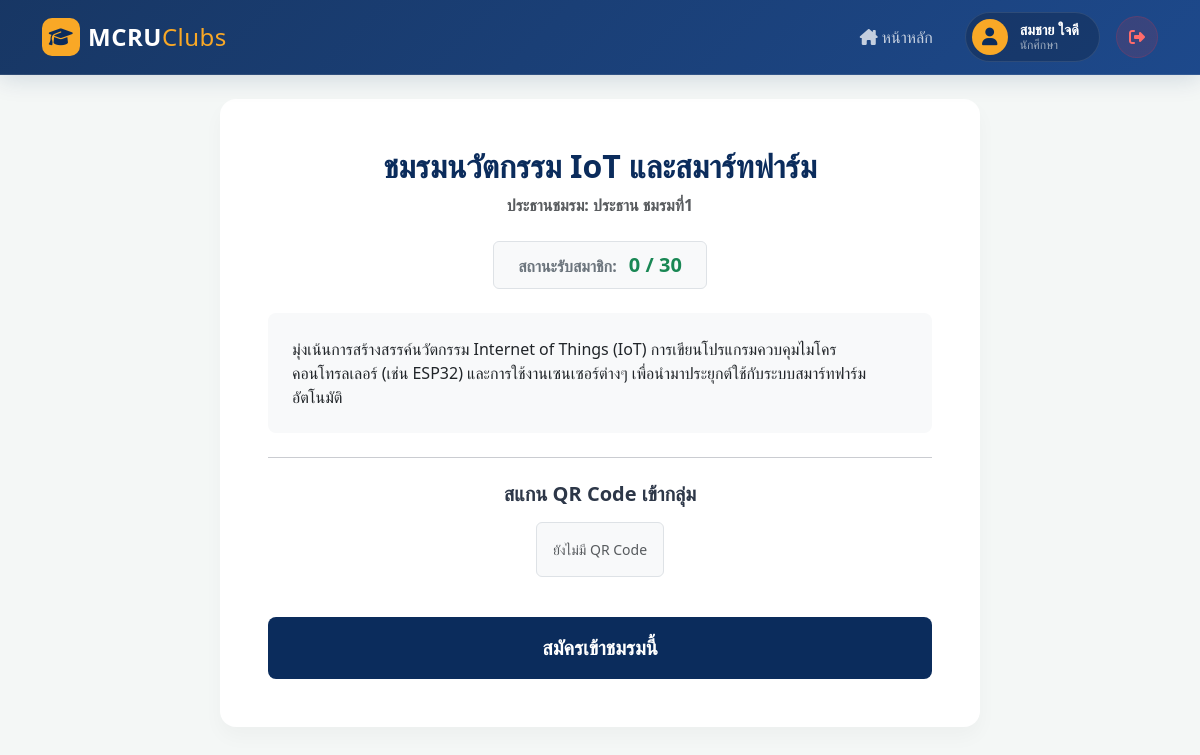
Page /club_detail.php?id=1 (signed in) on the committed database.
### tables this page shows
CREATE TABLE `clubs`  (
  `id` int NOT NULL AUTO_INCREMENT COMMENT 'รหัสอ้างอิงชมรม (Primary Key)',
  `club_name` varchar(100) NOT NULL COMMENT 'ชื่อชมรม',
  `description` text NULL COMMENT 'รายละเอียด/คำอธิบายชมรม',
  `club_logo` varchar(255) NULL DEFAULT NULL COMMENT 'path หรือ URL รูปโลโก้ชมรม',
  `qr_code` varchar(255) NULL DEFAULT NULL COMMENT 'path หรือ URL QR code สำหรับสมัครเข้าชมรม',
  `max_members` int NULL DEFAULT 50 COMMENT 'จำนวนสมาชิกสูงสุดที่รับได้',
  `president_id` int NULL DEFAULT NULL COMMENT 'FK อ้างถึง users.id ผู้เป็นประธานชมรมนี้ (NULL ถ้ายังไม่มีประธาน)',
  PRIMARY KEY (`id`) USING BTREE,
  INDEX `president_id`(`president_id` ASC) USING BTREE,
  CONSTRAINT `clubs_ibfk_1` FOREIGN KEY (`president_id`) REFERENCES `users` (`id`) ON DELETE SET NULL ON UPDATE RESTRICT
);

CREATE TABLE `users`  (
  `id` int NOT NULL AUTO_INCREMENT COMMENT 'รหัสอ้างอิงผู้ใช้ (Primary Key)',
  `student_id` varchar(20) NOT NULL COMMENT 'รหัสนักศึกษา ใช้เป็น username สำหรับ login (unique)',
  `email` varchar(100) NULL DEFAULT NULL COMMENT 'อีเมลผู้ใช้งาน',
  `password` varchar(255) NOT NULL COMMENT 'รหัสผ่าน (ปัจจุบันเป็น plain text - ควร hash ก่อนใช้งานจริง)',
  `name` varchar(100) NOT NULL COMMENT 'ชื่อ-นามสกุล',
  `faculty` varchar(100) NULL DEFAULT NULL COMMENT 'คณะที่สังกัด',
  `major` varchar(100) NULL DEFAULT NULL COMMENT 'สาขาวิชา',
  `phone` varchar(20) NULL DEFAULT NULL COMMENT 'เบอร์โทรศัพท์ติดต่อ',
  `role` enum('student','president','admin') NULL DEFAULT 'student' COMMENT 'บทบาทผู้ใช้งานในระบบ',
  PRIMARY KEY (`id`) USING BTREE,
  UNIQUE INDEX `student_id`(`student_id` ASC) USING BTREE
);

### club_detail.php (the view, shortened to what this page needs)
<?php
session_start(); require 'db.php';
$club_id = isset($_GET['id']) ? intval($_GET['id']) : 0;
$stmt = $conn->prepare("SELECT c.*, u.name as pres_name, (SELECT COUNT(*) FROM applications WHERE club_id = c.id AND status='approved') as current_members FROM clubs c LEFT JOIN users u ON c.president_id = u.id WHERE c.id = ?");
$stmt->bind_param("i", $club_id); $stmt->execute(); $club = $stmt->get_result()->fetch_assoc();
$app_status = null;
$is_full = ($club['current_members'] >= $club['max_members']);
?>
<!DOCTYPE html><html lang="th"><head><meta charset="UTF-8"><title><?= htmlspecialchars($club['club_name']) ?></title>
<link href="https://cdn.jsdelivr.net/npm/bootstrap@5.3.0/dist/css/bootstrap.min.css" rel="stylesheet">
<script src="https://cdn.jsdelivr.net/npm/bootstrap@5.3.0/dist/js/bootstrap.bundle.min.js"></script><link rel="stylesheet" href="style.css"></head><body>
<?php include 'navbar.php'; ?>
<div class="container pb-5 mt-4"><div class="row justify-content-center"><div class="col-md-8 text-center card-custom p-5">
    <h2 class="text-primary-custom fw-bold mb-2"><?= htmlspecialchars($club['club_name']) ?></h2>
    <p class="text-muted fw-bold mb-4">ประธานชมรม: <?= $club['pres_name'] ? htmlspecialchars($club['pres_name']) : '<span class="text-danger">ยังไม่ระบุ</span>' ?></p>
    <div class="d-flex justify-content-center mb-4"><div class="border rounded px-4 py-2 bg-light"><span class="text-secondary fw-bold">สถานะรับสมาชิก: </span><span class="<?= $is_full ? 'text-danger' : 'text-success' ?> fs-5 fw-bold ms-2"><?= $club['current_members'] ?> / <?= $club['max_members'] ?></span></div></div>
    <p class="text-dark mb-4 text-start bg-light p-4 rounded-3"><?= nl2br(htmlspecialchars($club['description'])) ?></p>
    <hr class="my-4"><h5 class="fw-bold mb-3">สแกน QR Code เข้ากลุ่ม</h5>
    <?php if (!empty($club['qr_code']) && file_exists($club['qr_code'])): ?><img src="<?= htmlspecialchars($club['qr_code']) ?>" class="img-fluid mb-4 border rounded p-2" style="max-width: 200px;"><?php else: ?><p class="text-muted small border p-3 bg-light rounded d-inline-block">ยังไม่มี QR Code</p><?php endif; ?>
    <div class="mt-4">
        <?php if ($_SESSION['role'] === 'student'): ?>
            <?php if ($app_status === null): ?>
                <?php if ($is_full): ?><div class="alert alert-danger py-3 fw-bold rounded-3">❌ ชมรมนี้สมาชิกเต็มแล้ว ไม่สามารถสมัครได้</div>
                <?php else: ?><form action="apply.php" method="POST"><input type="hidden" name="club_id" value="<?= $club['id'] ?>"><button type="submit" class="btn-primary-custom w-100 py-3 fs-5">สมัครเข้าชมรมนี้</button></form><?php endif; ?>
            <?php elseif ($app_status === 'pending'): ?><div class="alert alert-warning py-3 fw-bold rounded-3">⏳ คุณได้ส่งคำขอแล้ว รอการอนุมัติ</div>
            <?php elseif ($app_status === 'approved'): ?><div class="alert alert-success py-3 fw-bold rounded-3">✅ คุณเป็นสมาชิกชมรมนี้แล้ว</div>
            <?php else: ?><div class="alert alert-danger py-3 fw-bold rounded-3">❌ คำขอสมัครถูกปฏิเสธ</div><?php endif; ?>
        <?php else: ?><div class="alert alert-info py-2 rounded-3 small">สิทธิ์ผู้ดูแล/ประธาน ไม่สามารถสมัครชมรมได้</div><?php endif; ?>
    </div>
</div></div></div></body></html>

### style.css (style rules this page uses)
:root { --primary-blue: #0b2c5c; --primary-hover: #071d3d; --accent-gold: #f9a826; --bg-light: #f4f7f6; --text-dark: #2d3748; }
body { background-color: var(--bg-light); font-family: "Segoe UI", Tahoma, Geneva, Verdana, sans-serif; color: var(--text-dark); }
.btn-primary-custom { background-color: var(--primary-blue); color: #ffffff; border: none; border-radius: 8px; padding: 10px 20px; font-weight: 600; transition: 0.3s; }
.card-custom { border: none; border-radius: 16px; box-shadow: 0 10px 20px rgba(0, 0, 0, 0.03); transition: 0.3s; background: #ffffff; overflow: hidden; }
.text-primary-custom { color: var(--primary-blue) !important; }

### rows in the picture
clubs: club_name "ชมรมนวัตกรรม IoT และสมาร์ทฟาร์ม", president.name "ประธาน ชมรมที่1", max_members "30", description "มุ่งเน้นการสร้างสรรค์นวัตกรรม Internet of Things (IoT) การเขียนโปรแกรมควบคุมไมโครคอนโทรลเลอร์ (เช่น ESP32) และการใช้งานเซนเซอร์ต่างๆ เพื่อนำมาประยุกต์ใช้กับระบบสมาร์ทฟาร์มอัตโนมัติ"

### other values in the picture
$_SESSION['name'] "สมชาย ใจดี"
$club['current_members'] "0"
